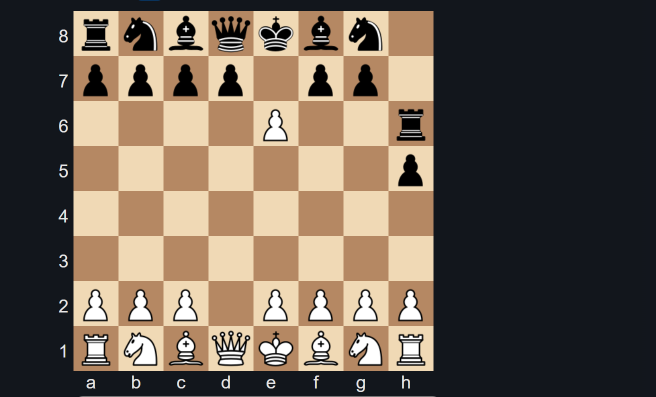
#> input picture FullPic/try7.png, 1312 x 794 px, found by its file name (shown at 1/2 size)
$ python main.py
#> lines starting #> are read from the running program, lines starting #| are printed output that depends on the picture; after the words box and inside, x2 and y2 are one past the last pixel; in counts of white or black regions, pixels touching at a corner belong together
# This is a sample Python script.

import sys
import math
from PIL import Image
import cv2 as cv
import numpy
import numpy as np

GLOBAL_COUNTER = 1


def differenceCalculationOnLines(lines, isVertical=True):
    differences = 0
    for i in range(len(lines) - 1):
        if (isVertical):
            differences = differences + (lines[i + 1][0] - lines[i][0])
        else:
            differences = differences + (lines[i + 1][1] - lines[i][1])
    avgDiff = differences / (len(lines) - 1)
    print("Found the avg difference: " + str(avgDiff))
    return avgDiff


# This function returns the supposed upper left and bottom-right points of the chess based on vertical lines
# In the following format [Px0,Py0,Px1,Py1]
def checkVerticalLines(vertical, cdstP):
    coordinates = []
    viable = []
    found = False
    vertical.sort(key=lambda x: x[0])
    for i in range(0, len(vertical)):
        l = vertical[i]
        # -1 Because it would count itself in as well
        c = sum(map(lambda x: (abs(l[3] - x[3]) < 51) & (abs(l[1] - x[1]) < 51), vertical)) - 1
        print(
            str(i) + ": Currently checked vertical line coordinates: x0 = {} , y0 = {}, x1 = {}, y1 = {};  number of similar lines: {}"
            .format(l[0],
                    l[1],
                    l[2],
                    l[3], c))


        # Let's say we've found at least 6 parallel line that are kinda the same length, We could check things a little
        # further just to be sure but that is not part of the MVP.
        if c >= 6:
            found = True
            viable.append(i)

    if found:
        verticalLines = []
        if len(viable) == 9:
            # All the lines were clear and present
            for i in range(len(viable)):
                verticalLines.append(vertical[viable[i]])
                l = verticalLines[i]
                '''
                print(str(i) + ": These are the 9 valid vertical: x0 = {} , y0 = {}, x1 = {}, y1 = {}"
                      .format(l[0],
                              l[1],
                              l[2],
                              l[3]))
                '''
                # cv.line(cdstP, (l[0], l[1]), (l[2], l[3]), (255, 0, 0), 3, cv.LINE_AA)
            diff = differenceCalculationOnLines(verticalLines)
            ## We are checking the median for the positions
            coordinates.append(verticalLines[0][0])  # The X0 Starting position (column)
            y1sorted = sorted(verticalLines, key=lambda x: x[3])
            print("Sorted based on Y1 : " + str(y1sorted))
            coordinates.append(y1sorted[4][3])
            # cv.circle(cdstP, (coordinates[0], coordinates[1]), 6, (0, 0, 255), 3)

            coordinates.append(verticalLines[8][0])  # The last column
            y0sorted = sorted(verticalLines, key=lambda x: x[1])
            print("Sorted based on Y0 : " + str(y0sorted))
            coordinates.append(y0sorted[4][1])
            # cv.circle(cdstP, (coordinates[2], coordinates[3]), 6, (0, 0, 255), 3)

            return coordinates


def FilterToCloseOnes(horizontal):
    filtered1 = []
    for i in range(0, len(horizontal)):
        l = horizontal[i]

        c = sum(map(lambda x: ((abs(x[0] - l[0]) < int(35*1/GLOBAL_COUNTER))
                               and (abs(x[2] - l[2]) < int(35*1/GLOBAL_COUNTER))  # How many with kinda same rowlength
                               and (abs(l[1] - x[1]) > int(25*2/GLOBAL_COUNTER))  # and a little further from it
                               and (abs(l[3] - x[3]) > int(25*2/GLOBAL_COUNTER)))
                    , horizontal))

        if c > 7:
            filtered1.append(horizontal[i])
            print("Coordinates:   sor1:{} , oszlop1: {} , sor2: {} , oszlop2: {} ".format(l[0], l[1], l[2], l[3]))
    return filtered1


def recursive(horizontal):
    filtered1 = FilterToCloseOnes(horizontal)
    global GLOBAL_COUNTER
    if len(filtered1) == 9 or GLOBAL_COUNTER == 5:
        GLOBAL_COUNTER = 1
        return filtered1
    else:
        GLOBAL_COUNTER += 1
        return recursive(filtered1)


# This function returns the supposed upper left and bottom-right points of the chess based on vertical lines
# In the following format [Px0,Py0,Px1,Py1]
def checkHorizontalLines(horizontal, cdstP):
    coordinates = [0, 0, 0, 0]
    found = False
    counter = 0
    isDone = False
    horizontal.sort(key=lambda x: x[1])  ##Sort based on y0  (the rownumber)
    print("Thesea are the horizontal lines: " + str(horizontal))
    filtered = recursive(horizontal)

    #############################################################################################################################################################################################################
    #############################################################################################################################################################################################################
    #############################################################################################################################################################################################################
    #############################################################################################################################################################################################################
    '''
    for i in range(0, len(horizontal)):
        l = horizontal[i]
        # -1 Because it would count itself in as well

        c = sum(map(lambda x: ((abs(x[0] - l[0]) < 30)
                               and (abs(x[2] - l[2]) < 30)  # How many with kinda same rowlength
                               and (abs(l[1] - x[1]) > 20)  # and a little further from it
                               and (abs(l[3] - x[3]) > 20))
                    , horizontal))

        if c > 7:
            found = True
            filtered1.append(horizontal[i])

    if found:
        possibly = []
        print("Viable list after the first search: elementNum({})".format(str(len(filtered1))) + str(filtered1))
        for i in range(0, len(filtered1)):
            l = filtered1[i]
            c = sum(map(lambda x: ((abs(x[0] - l[0]) < 20)
                                   and (abs(x[2] - l[2]) < 20)  # How many with kinda same rowlength
                                   and (abs(l[1] - x[1]) > 30)  # How many that is a little further from it
                                   and (abs(l[3] - x[3]) > 30))
                        , filtered1))
            if c == 8:
                filtered2.append(filtered1[i])

        for i in range(0, len(filtered2)):
            l = filtered2[i]
            c = sum(map(lambda x: ((abs(x[0] - l[0]) < 20)
                                   and (abs(x[2] - l[2]) < 20)  # How many with kinda same rowlength
                                   and (abs(l[1] - x[1]) > 30)  # How many that is a little further from it
                                   and (abs(l[3] - x[3]) > 30))
                        , filtered2))
            if c == 8:
                possibly.append(i)

        horizontalLines = []
        '''

    horizontalLines = []
    if len(filtered) == 9:
        # All the lines were clear and present
        for i in range(len(filtered)):
            horizontalLines.append(filtered[i])
            l = horizontalLines[i]
            '''
            print(str(i) + ": These are the 9 valid horizontalLines: x0 = {} , y0 = {}, x1 = {}, y1 = {}"
                  .format(l[0],
                          l[1],
                          l[2],
                          l[3]))
                          '''
            cv.line(cdstP, (l[0], l[1]), (l[2], l[3]), (255, 0, 255), 3, cv.LINE_AA)
        diff = differenceCalculationOnLines(horizontalLines, False)

        coordinates[3] = horizontalLines[8][3]
        coordinates[1] = horizontalLines[0][1]
        ## We are checking the median for the positions
        x0sorted = sorted(horizontalLines, key=lambda x: x[0])
        coordinates[0] = x0sorted[4][0]  # The X0 Starting position (column)

        cv.circle(cdstP, (coordinates[0], coordinates[1]), 3, (255, 0, 0), 3)

        x1sorted = sorted(horizontalLines, key=lambda x: x[2])
        coordinates[2] = x1sorted[4][2]

        cv.circle(cdstP, (coordinates[2], coordinates[3]), 3, (255, 0, 0), 3)
        # cv.imshow("Points",cdstP)
        cv.waitKey()
        return coordinates
    else:
        for i in range(len(filtered)):
            horizontalLines.append(filtered[i])
            l = horizontalLines[i]
            '''
            print("These are the horizontalLines: x0 = {} , y0 = {}, x1 = {}, y1 = {}"
                  .format(l[0],
                          l[1],
                          l[2],
                          l[3]))
            '''


# This gives back the coordinates for the given pictures Chessboard
def print_hi(pathOfTheFile):
    img = cv.imread(pathOfTheFile)
    # img = cv.imread('C:\\Users\\Kolozsi\\Documents\\MSc\\Kepfeldolgozas\\beadando\\chessdefault.png')
    edges = numpy.array([])

    dst = cv.Canny(img, 50, 200, edges, 3)
    cdstP = cv.cvtColor(dst, cv.COLOR_GRAY2BGR)

    # linesP = cv.HoughLinesP(dst, 1, np.pi / 180, 50, None, 50, 10)
    linesP = cv.HoughLinesP(dst, rho=1, theta=1 * np.pi / 180, threshold=50, minLineLength=500, maxLineGap=5)
    horizontal = []
    vertical = []
    height = np.size(img, 0)
    width = np.size(img, 1)
    if linesP is not None:

        #vertical.append([0, width, 0, 0])  # |---
        #vertical.append([width, height, width, 0])  # ---|
        #horizontal.append([0, 0, width, 0]) #_
        #horizontal.append([0, height, width, height])  #-
        for i in range(0, len(linesP)):
            l = linesP[i][0]
            if l[2] - l[0] < 5:
                vertical.append(l)
                cv.line(cdstP, (l[0], l[1]), (l[2], l[3]), (0, 0, 255), 3, cv.LINE_AA)  # This is for presentation only
            elif l[3] - l[1] < 5:
                horizontal.append(l)
                cv.line(cdstP, (l[0], l[1]), (l[2], l[3]), (0, 0, 255), 3, cv.LINE_AA)  # This is for presentation only


    #cv.imshow("lines", cdstP)
    #cv.waitKey()


    # We start with the vertical lines as we expect less of those in the form of false lines.
    pointsBasedOnVertical = []
    pointsBasedOnHorizontal = []

    pointsBasedOnVertical = checkVerticalLines(vertical, cdstP)
    print("Points based on the Vertical Line: x0: {}; y0: {}; x1: {}; y1: {}".format(pointsBasedOnVertical[0],
                                                                                     pointsBasedOnVertical[1],
                                                                                     pointsBasedOnVertical[2],
                                                                                     pointsBasedOnVertical[3]))

    pointsBasedOnHorizontal = checkHorizontalLines(horizontal, cdstP)

    print("Points based on the Horizontal Line: x0: {}; y0: {}; x1: {}; y1: {}".format(pointsBasedOnHorizontal[0],
                                                                                       pointsBasedOnHorizontal[1],
                                                                                       pointsBasedOnHorizontal[2],
                                                                                       pointsBasedOnHorizontal[3]))


    pointsMostLikely = (int((pointsBasedOnVertical[0] + pointsBasedOnHorizontal[0]) / 2 // 1),
                        int((pointsBasedOnVertical[1] + pointsBasedOnHorizontal[1]) / 2 // 1),
                        int((pointsBasedOnVertical[2] + pointsBasedOnHorizontal[2]) / 2 // 1),
                        int((pointsBasedOnVertical[3] + pointsBasedOnHorizontal[3]) / 2 // 1))
    print("\n Most likely:  " + str(pointsMostLikely))

    return pointsMostLikely

def getDifferencePicture(coordinates1, coordinates2, defaultFirst, defaultSecond):
    croppedImg = cv.cvtColor(
        cv.resize(cv.imread(defaultFirst)[coordinates1[1]:coordinates1[3], coordinates1[0]:coordinates1[2]],
                  (320, 320)), cv.COLOR_BGR2LAB)

    croppedImg2 = cv.cvtColor(
        cv.resize(cv.imread(defaultSecond)[coordinates2[1]:coordinates2[3], coordinates2[0]:coordinates2[2]],
                  (320, 320)), cv.COLOR_BGR2LAB)

    diff1 = cv.subtract(croppedImg2, croppedImg)
    diff2 =  cv.subtract(croppedImg, croppedImg2)
    diff = cv.add(diff1,diff2)
    return diff


def main():
    # We have a first and a second picture as a parameter
    f = open("C:\\Users\\Kolozsi\\Documents\\MSc\\Kepfeldolgozas\\beadando\\output.txt", "w")
    f.write("ERROR")
    f.close()
    defaultFirst = 'C:\\Users\\Kolozsi\\Documents\\MSc\\Kepfeldolgozas\\beadando\\FullPic\\try7.png'
    defaultSecond = 'C:\\Users\\Kolozsi\\Documents\\MSc\\Kepfeldolgozas\\beadando\\FullPic\\try8.png'
    if (len(sys.argv) > 2):
        print(sys.argv[1] + "\n" + sys.argv[2])
        defaultFirst = sys.argv[1]
        defaultSecond = sys.argv[2]
    coordinates1 = print_hi(defaultFirst)
#> in print_hi, img is the input picture: shape (794, 1312, 3); mean B, G, R 80.9, 93.5, 106.1
#> in print_hi, `dst = cv.Canny(img, 50, 200, edges, 3)`:
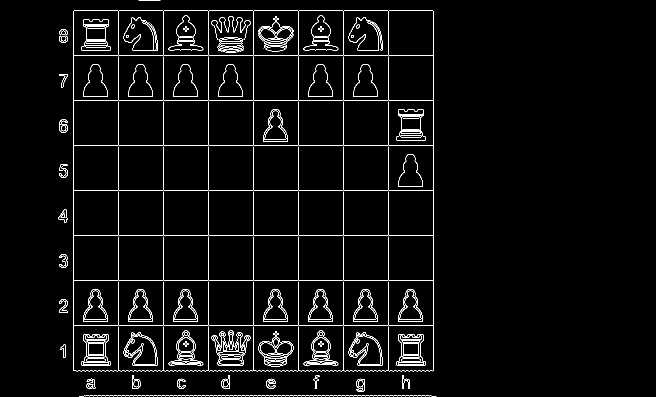
#> dst: shape (794, 1312) (shown at 1/2 size); 3.1% white in thin lines or dots, all inside (x1, y1, x2, y2) = (117, 0, 873, 794)
#> in print_hi, `linesP = cv.HoughLinesP(dst, rho=1, theta=1 * np.pi / 180, threshold=5..`: linesP = 19 rows, first 6: [416, 741, 416, 22], [236, 741, 236, 22], [147, 651, 866, 651], [506, 741, 506, 22], [686, 741, 686, 22], [776, 741, 776, 22]
#> in print_hi, `height = np.size(img, 0)`: height = 794
#> in print_hi, `width = np.size(img, 1)`: width = 1312
#> the loop in print_hi, `for i in range(0, len(linesP)):` made 19 passes
#> after the loop in print_hi, `for i in range(0, len(linesP)):`:
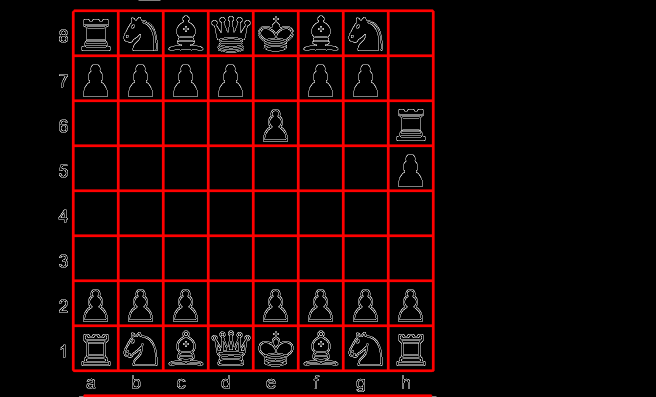
#> cdstP: shape (794, 1312, 3) (shown at 1/2 size); mean B, G, R 4.5, 4.5, 22.2
#> after the loop in print_hi, `for i in range(0, len(linesP)):`: horizontal = [[147, 651, 866, 651], [147, 291, 866, 291], [147, 471, 866, 471], [147, 561, 866, 561], [148, 21, 865, 21], [147, 201, 866, 201], [147, 381, 866, 381], [147, 111, 866, 111], [168, 791, 862, 791], [147, 741, 864, 741]]; vertical = [[416, 741, 416, 22], [236, 741, 236, 22], [506, 741, 506, 22], [686, 741, 686, 22], [776, 741, 776, 22], [596, 741, 596, 22], [326, 741, 326, 22], [866, 741, 866, 22], [146, 740, 146, 23]]
#> the loop in checkVerticalLines, `for i in range(0, len(vertical)):` made 9 passes
#> (printed output is left out)
#> after the loop in checkVerticalLines, `for i in range(0, len(vertical)):`: viable = [0, 1, 2, 3, 4, 5, 6, 7, 8]
#> the loop in checkVerticalLines, `for i in range(len(viable)):` made 9 passes
#> after the loop in checkVerticalLines, `for i in range(len(viable)):`: verticalLines = [[146, 740, 146, 23], [236, 741, 236, 22], [326, 741, 326, 22], [416, 741, 416, 22], [506, 741, 506, 22], [596, 741, 596, 22], [686, 741, 686, 22], [776, 741, 776, 22], [866, 741, 866, 22]]
#> the loop in differenceCalculationOnLines, `for i in range(len(lines) - 1):` made 8 passes
#> differences on passes 1 to 8: 90, 180, 270, 360, 450, 540, 630, 720
#> after the loop in differenceCalculationOnLines, `for i in range(len(lines) - 1):`: differences = 720
#> in differenceCalculationOnLines, `avgDiff = differences / (len(lines) - 1)`: avgDiff = 90
#| Found the avg difference: 90.0
#> in checkVerticalLines, `y1sorted = sorted(verticalLines, key=lambda x: x[3])`: y1sorted = [[236, 741, 236, 22], [326, 741, 326, 22], [416, 741, 416, 22], [506, 741, 506, 22], [596, 741, 596, 22], [686, 741, 686, 22], [776, 741, 776, 22], [866, 741, 866, 22], [146, 740, 146, 23]]
#> (printed output is left out)
#> in checkVerticalLines, `y0sorted = sorted(verticalLines, key=lambda x: x[1])`: y0sorted has the same summary as verticalLines
#> (printed output is left out)
#> in print_hi, `pointsBasedOnVertical = checkVerticalLines(vertical, cdstP)`: pointsBasedOnVertical = [146, 22, 866, 741]
#| Points based on the Vertical Line: x0: 146; y0: 22; x1: 866; y1: 741
#> (printed output is left out)
#> the loop in FilterToCloseOnes, `for i in range(0, len(horizontal)):` made 10 passes
#> (l, c) on passes 1 to 8: ([148, 21, 865, 21], 9), ([147, 111, 866, 111], 9), ([147, 201, 866, 201], 9), ([147, 291, 866, 291], 9), ([147, 381, 866, 381], 9), ([147, 471, 866, 471], 9), ([147, 561, 866, 561], 9), ([147, 651, 866, 651], 9)
#> (printed output is left out)
#> after the loop in FilterToCloseOnes, `for i in range(0, len(horizontal)):`: filtered1 = [[148, 21, 865, 21], [147, 111, 866, 111], [147, 201, 866, 201], [147, 291, 866, 291], [147, 381, 866, 381], [147, 471, 866, 471], [147, 561, 866, 561], [147, 651, 866, 651], [147, 741, 864, 741], [168, 791, 862, 791]]
#> the loop in FilterToCloseOnes (call 2), `for i in range(0, len(horizontal)):` made 10 passes
#> (l, c) on passes 1 to 8: ([148, 21, 865, 21], 8), ([147, 111, 866, 111], 8), ([147, 201, 866, 201], 8), ([147, 291, 866, 291], 8), ([147, 381, 866, 381], 8), ([147, 471, 866, 471], 8), ([147, 561, 866, 561], 8), ([147, 651, 866, 651], 8)
#> (printed output is left out)
#> in checkHorizontalLines, `filtered = recursive(horizontal)`: filtered = [[148, 21, 865, 21], [147, 111, 866, 111], [147, 201, 866, 201], [147, 291, 866, 291], [147, 381, 866, 381], [147, 471, 866, 471], [147, 561, 866, 561], [147, 651, 866, 651], [147, 741, 864, 741]]
#> the loop in checkHorizontalLines, `for i in range(len(filtered)):` made 9 passes
#> after the loop in checkHorizontalLines, `for i in range(len(filtered)):`:
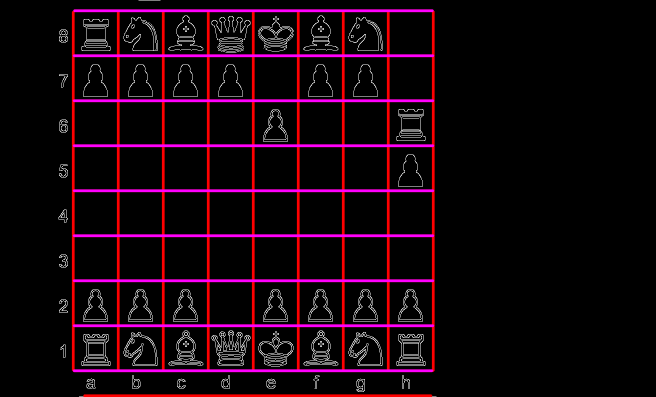
#> cdstP: shape (794, 1312, 3) (shown at 1/2 size); 4.37% of pixels changed, all inside (x1, y1, x2, y2) = (144, 18, 870, 745)
#> after the loop in checkHorizontalLines, `for i in range(len(filtered)):`: horizontalLines has the same summary as filtered
#> the loop in differenceCalculationOnLines (call 2), `for i in range(len(lines) - 1):` made 8 passes
#| Found the avg difference: 90.0
#> in checkHorizontalLines, `diff = differenceCalculationOnLines(horizontalLines, False)`: diff = 90
#> in checkHorizontalLines, `x0sorted = sorted(horizontalLines, key=lambda x: x[0])`: x0sorted = [[147, 111, 866, 111], [147, 201, 866, 201], [147, 291, 866, 291], [147, 381, 866, 381], [147, 471, 866, 471], [147, 561, 866, 561], [147, 651, 866, 651], [147, 741, 864, 741], [148, 21, 865, 21]]
#> in checkHorizontalLines, `x1sorted = sorted(horizontalLines, key=lambda x: x[2])`: x1sorted = [[147, 741, 864, 741], [148, 21, 865, 21], [147, 111, 866, 111], [147, 201, 866, 201], [147, 291, 866, 291], [147, 381, 866, 381], [147, 471, 866, 471], [147, 561, 866, 561], [147, 651, 866, 651]]
#> in print_hi, `pointsBasedOnHorizontal = checkHorizontalLines(horizontal, cdstP)`: pointsBasedOnHorizontal = [147, 21, 866, 741]
#| Points based on the Horizontal Line: x0: 147; y0: 21; x1: 866; y1: 741
#> in print_hi, `pointsMostLikely = (int((pointsBasedOnVertical[0] + pointsBasedOnHoriz..`: pointsMostLikely = (146, 21, 866, 741)
#|  Most likely:  (146, 21, 866, 741)
#> coordinates1 = (146, 21, 866, 741)

    coordinates2 = print_hi(defaultSecond)
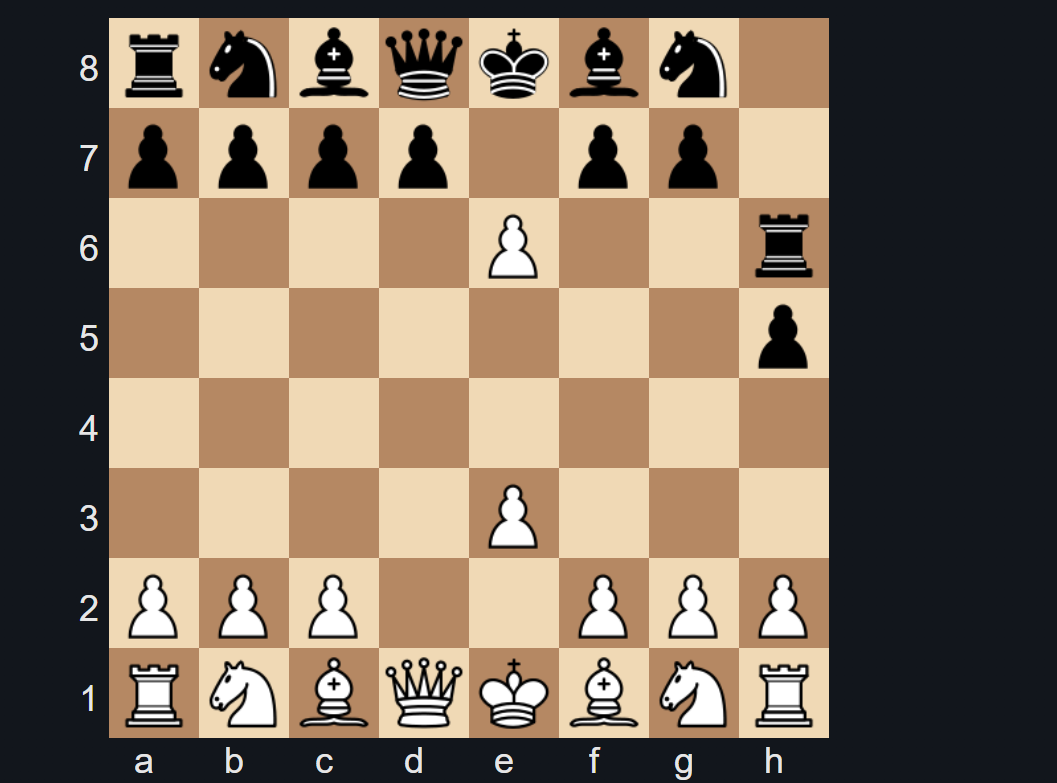
#> input picture FullPic/try8.png, 1057 x 783 px, found by its file name
#> in print_hi, img is the input picture: shape (783, 1057, 3); mean B, G, R 94.6, 112, 128.8
#> (the rest of the program and of its run is left out)
